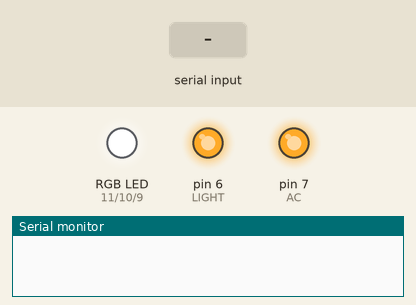
Simulated run of this sketch. Board: Arduino Uno, built with avr-gcc and run on an emulated ATmega328P. Shown: an RGB LED mixed from three pins (HIGH = lit), output pins drawn as LEDs (lit = HIGH), the last lines printed to the serial monitor. The test bench sets the inputs (shaded band).

Above: at 1.2 s.
1.3 s: "*red" received over Serial
At 1.8 s:
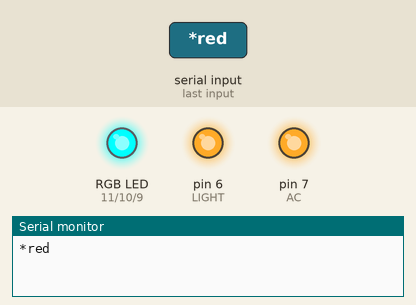
2.8 s: "*green" received over Serial
At 3.7 s:
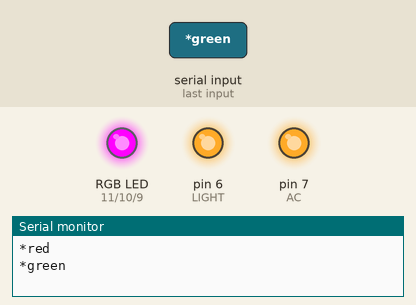
4.3 s: "*blue" received over Serial
At 5.5 s:
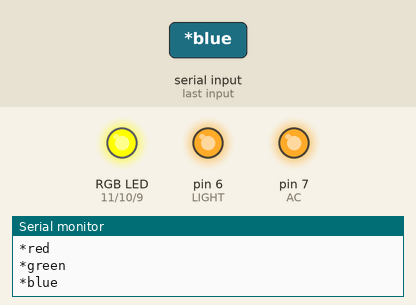
5.8 s: "*white" received over Serial
At 7.0 s:
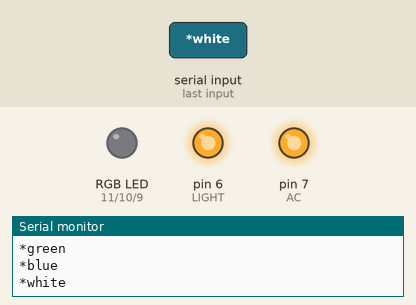
7.3 s: "*start" received over Serial
At 8.3 s:
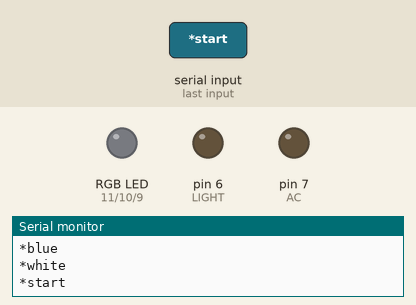
8.8 s: "*light" received over Serial
At 9.5 s:
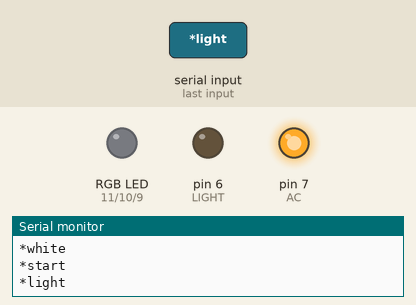
Timing chart, 0 to 11.3 s (numbered marks = the images above; inputs shaded):
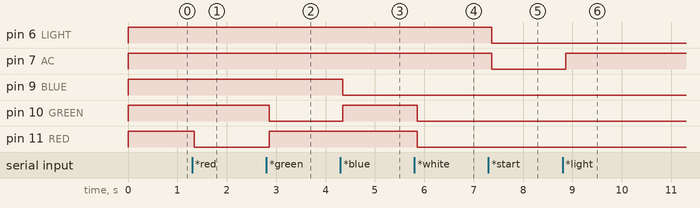

The sketch:

RGB_LIGHT.ino
```cpp
String voice;

#define GREEN 10
#define BLUE 9
#define RED 11
#define LIGHT 6
#define AC 7

void setup()
{
  Serial.begin(9600);
   pinMode(LIGHT, OUTPUT);
  pinMode(AC, OUTPUT);
   analogWrite(LIGHT,255);                    // Since LED must be off in the beginning
   analogWrite(AC,255);
   pinMode(GREEN, OUTPUT);
  pinMode(BLUE, OUTPUT);
  pinMode(RED, OUTPUT);
   analogWrite(RED,255);
   analogWrite(GREEN,255);                    // Since LED must be off in the beginning
   analogWrite(BLUE,255);
}

  int redVal;
  int greenVal;
  int blueVal;
  int lightVal;
  int acVal;
void loop() {

  while (Serial.available())   //Check if there is an available byte to read
  {
  delay(10);                   //Delay added to make thing stable
  char c = Serial.read();      //Conduct a serial read
  if (c == '#') {break;}       //Exit the loop when the # is detected after the word
  voice += c;                  //Shorthand for voice = voice + c
  }

  if (voice.length() > 0) {
    Serial.println(voice);

       if(voice == "*red")
     {
     analogWrite(RED,0);
     analogWrite(GREEN,255);
     analogWrite(BLUE,255);
     }
  else if(voice == "*green")
     {
    analogWrite(GREEN,0);
    analogWrite(RED,255);
    analogWrite(BLUE,255);
     }
  else if(voice == "*blue")
     {
    analogWrite(RED,255);
    analogWrite(BLUE,0);
    analogWrite(GREEN,255);
     }

  else if(voice == "*white")
     {
    analogWrite(RED,0);
    analogWrite(GREEN,0);
    analogWrite(BLUE,0);
     }
   else if(voice == "*good night")
     {
    analogWrite(RED,255);
    analogWrite(GREEN,255);
    analogWrite(BLUE,255);
    analogWrite(LIGHT,255);
   analogWrite(AC,255);
     }
     else if(voice == "*start")
     {
     analogWrite(LIGHT,0);
   analogWrite(AC,0);
     }
     else if(voice == "*stop")
     {
       analogWrite(LIGHT,255);
   analogWrite(AC,255);
     }
     else if(voice == "*light")
     {
   analogWrite(LIGHT,0);
   analogWrite(AC,255);
     }
     else if(voice == "*fan")
     {
      analogWrite(AC,0);
     analogWrite(LIGHT,255);
     }

    else if(voice == "*dance")
     {
     redVal = 255;
     blueVal = 0;
     greenVal = 0;
     for(int i = 0; i < 255; i += 1)
    {
    greenVal += 1;
    redVal -= 1;
    analogWrite(GREEN, 255 - greenVal);
    analogWrite(RED, 255 - redVal);
    delay(10);
  }

  redVal = 0;
  blueVal = 0;
  greenVal = 255;
  for(int i = 0; i < 255; i += 1)
  {
    blueVal += 1;
    greenVal -= 1;
    analogWrite(BLUE, 255 - blueVal);
    analogWrite(GREEN, 255 - greenVal);
    delay(10);
  }

  redVal = 0;
  blueVal = 255;
  greenVal = 0;
  for(int i = 0; i < 255; i += 1)
  {
    redVal += 1;
    blueVal -= 1;
    analogWrite(RED, 255 - redVal);
    analogWrite(BLUE, 255 - blueVal);
    delay(10);
  }
   }
voice="";                                                       //Reset the variable after initiating
}
}
```

Measured:
- after the input at 1.3 s, pin 11 (RED): HIGH → LOW at once
- after the input at 2.8 s, pin 10 (GREEN): HIGH → LOW after 0.06 s; pin 11 (RED): LOW → HIGH after 0.06 s
- after the input at 4.3 s, pin 9 (BLUE): HIGH → LOW after 0.05 s; pin 10 (GREEN): LOW → HIGH after 0.05 s
- after the input at 5.8 s, pin 10 (GREEN), pin 11 (RED): HIGH → LOW after 0.06 s
- after the input at 7.3 s, pin 6 (LIGHT), pin 7 (AC): HIGH → LOW after 0.06 s
- after the input at 8.8 s, pin 7 (AC): LOW → HIGH after 0.06 s
